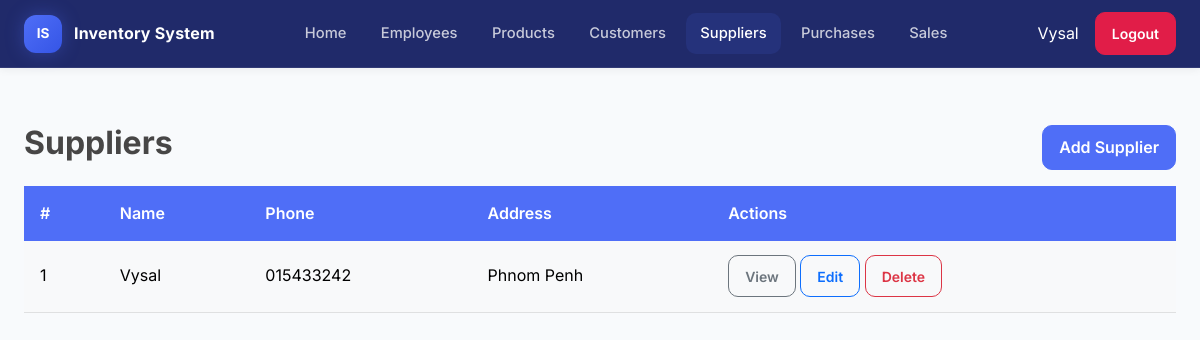
Page /suppliers/ (signed in) on the committed database.
### suppliers/models.py (models this page shows, shortened)
class Supplier(models.Model):
    name = models.CharField(max_length=100)
    phone = models.CharField(max_length=20)
    address = models.TextField(blank=True)
    class Meta:
        ordering = ["name"]

### suppliers/views.py (the view)
# urls.py: path("", views.supplier_list, name="supplier_list"),
@login_required
def supplier_list(request):
    suppliers = Supplier.objects.all()
    return render(request, "suppliers/supplier_list.html", {"suppliers": suppliers})

### templates/suppliers/supplier_list.html (shortened to what this page needs)
{% extends "base.html" %}
{% block content %}
<div class="container">
  <div class="d-flex justify-content-between align-items-center my-3">
    <h2>Suppliers</h2>
    <a href="{% url 'supplier_create' %}" class="btn btn-primary">
      Add Supplier
    </a>
  </div>
  <div class="table-responsive">
    <table class="table table-light table-hover align-middle">
      <thead>
        <tr>
          <th>#</th>
          <th>Name</th>
          <th>Phone</th>
          <th>Address</th>
          <th>Actions</th>
        </tr>
      </thead>
      <tbody>
        {% for supplier in suppliers %}
        <tr>
          <td data-label="#">{{ supplier.id }}</td>
          <td data-label="Name">{{ supplier.name }}</td>
          <td data-label="Phone">{{ supplier.phone }}</td>
          <td data-label="Address">{{ supplier.address }}</td>
          <td data-label="Actions">
            <a href="{% url 'supplier_detail' supplier.id %}"
               class="btn btn-sm btn-outline-secondary">
              View
            </a>
            <a href="{% url 'supplier_update' supplier.id %}"
               class="btn btn-sm btn-outline-primary">
              Edit
            </a>
            <a href="{% url 'supplier_delete' supplier.id %}"
               class="btn btn-sm btn-outline-danger">
              Delete
            </a>
          </td>
        </tr>
        {% empty %}
        <tr>
          <td data-label="Message" colspan="5" class="text-muted">
            No suppliers yet.
          </td>
        </tr>
        {% endfor %}
      </tbody>
    </table>
  </div>
</div>
{% endblock %}

### templates/partials/_navbar.html (shortened to what this page needs)
{% load static %}
 <nav class="navbar" role="navigation" aria-label="Main navigation">
    <a class="brand" href="{% url 'dashboard_home' %}">
      <div class="logo">IS</div>
      <span class="app-name">Inventory System</span>
    </a>
    <ul class="links" role="list">
      <li><a class="nav-link" href="{% url 'dashboard_home' %}">Home</a></li>
      <li><a class="nav-link" href="{% url 'employee_list' %}">Employees</a></li>
      <li><a class="nav-link" href="{% url 'product_list' %}">Products</a></li>
      <li><a class="nav-link" href="{% url 'customer_list' %}">Customers</a></li>
      <li><a class="nav-link" href="{% url 'supplier_list' %}">Suppliers</a></li>
      <li><a class="nav-link" href="{% url 'purchase_list' %}">Purchases</a></li>
      <li><a class="nav-link" href="{% url 'order_list' %}">Sales</a></li>
    </ul>
    <div class="actions">
      {% if user.is_authenticated %}
        <span class="me-2 text-white">{{ user.username }}</span>
        <form method="post" action="{% url 'logout' %}" class="d-inline">
          <button type="submit" class="btn btn-sm btn-danger d-none d-lg-inline-block">Logout</button>
        </form>
      {% else %}
        <a href="{% url 'login' %}" class="btn btn-sm btn-primary d-none d-lg-inline-block">Login</a>
      {% endif %}
    </div>
  </nav>

### static/css/style.css (style rules this page uses)
:root { --primary: #4f6ef7; --primary-dark: #3555e6; --primary-soft: rgba(79, 110, 247, 0.12); --success: #16a34a; --danger: #e11d48; --warning: #f59e0b; --info: #0ea5e9; --nav-bg1: #ffffff; --nav-bg: #040f57e1; --nav-border: rgba(255, 255, 255, 0.08); --nav-link: rgba(255, 255, 255, 0.75); --nav-link-hover: #ffffff; --body-bg: #f8fafc; --surface: #ffffff; --surface-2: #f1f5f9; --text: #474646; --text-muted: #1a1a1a; --border: #e2e8f0; --radius: 14px; --radius-sm: 10px; --shadow-sm: 0 2px 8px rgba(15, 23, 42, 0.06); --shadow-md: 0 10px 30px rgba(15, 23, 42, 0.08); --navbar-height: 68px; --font-main: 'Inter', -apple-system, BlinkMacSystemFont, 'Segoe UI', sans-serif; }
* { box-sizing: border-box; }
html { scroll-behavior: smooth; }
body { margin: 0; padding: 0; font-family: var(--font-main); background: var(--body-bg); color: var(--text); line-height: 1.6; }
a { color: inherit; }
h1, h2, h3, h4, h5, h6 { font-weight: 700; color: var(--text); margin-top: 0; }
.container, .container-fluid { padding-top: 1rem; padding-bottom: 1rem; }
.navbar { display: flex; align-items: center; justify-content: space-between; gap: 1rem; height: var(--navbar-height); padding: 0 1.5rem; background: var(--nav-bg); border-bottom: 1px solid var(--nav-border); position: sticky; width: 100% !important; top: 0; z-index: 1000; box-shadow: var(--shadow-sm); }
.brand { display: flex; align-items: center; gap: 0.75rem; text-decoration: none; flex-shrink: 0; }
.logo { width: 38px; height: 38px; border-radius: 12px; background: linear-gradient(135deg, var(--primary), var(--primary-dark)); color: white; display: flex; align-items: center; justify-content: center; font-size: 0.85rem; font-weight: 700; box-shadow: 0 0px 18px rgba(79, 110, 247, 0.35); }
.app-name { font-size: 1rem; font-weight: 700; color: #ffffff; letter-spacing: 0.2px; }
.links { display: flex; align-items: center; gap: 0.35rem; list-style: none; margin: 0; padding: 0; }
.nav-link { display: flex; align-items: center; gap: 0.5rem; padding: 0.55rem 0.9rem; border-radius: 10px; color: var(--nav-link); text-decoration: none; font-size: 0.92rem; font-weight: 500; transition: all 0.2s ease; }
.nav-link--active { background: var(--primary-soft); color: #ffffff; }
.actions { display: flex; align-items: center; gap: 0.5rem; flex-shrink: 0; }
.table { margin-bottom: 0; vertical-align: middle; }
.table thead th { background: var(--primary); color: #ffffff; border: none; font-weight: 600; }
.table td, .table th { padding: 0.9rem 1rem; }
.table tbody tr { transition: background 0.15s ease; }
.btn { border-radius: 10px; font-weight: 600; padding: 0.6rem 1rem; transition: all 0.2s ease; }
.btn-primary { background: var(--primary); border-color: var(--primary); }
.btn-danger { background: var(--danger); border-color: var(--danger); }
.container, .container-fluid { width: 100%; max-width: 100%; margin: 0 auto; }

### rows in the picture
Supplier: id "1", name "Vysal", phone "015433242", address "Phnom Penh"

### other values in the picture
{{ user.username }} "Vysal"
